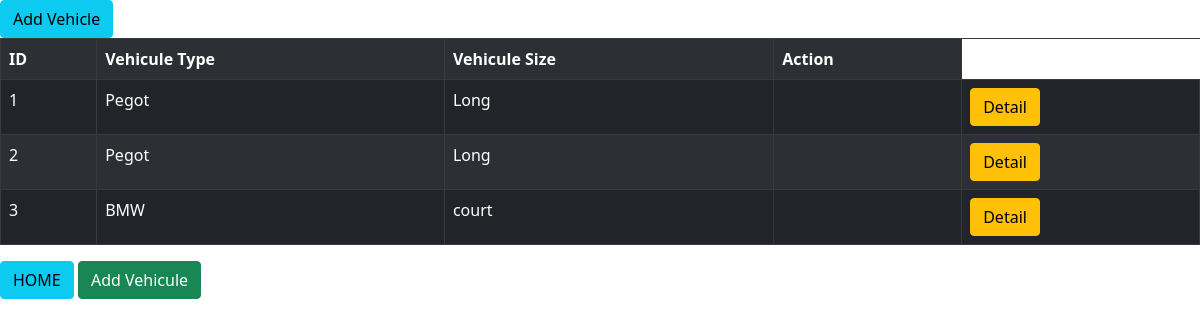
Page /rent/vehicule/ on the earlier database version.
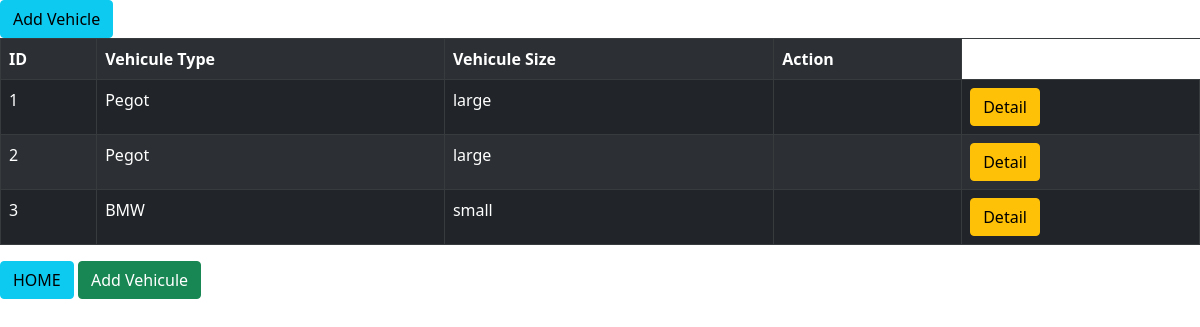
Same page on the later database version.
### rent/models.py (models this page shows, shortened)
class Vehicule(models.Model):
    vehicule_type = models.ForeignKey(VehiculeType, related_name="Type", on_delete=models.CASCADE)
    date_created = models.DateTimeField(auto_now_add=True)
    real_cost = models.FloatField()
    vehicule_size = models.ForeignKey(VehiculeSize, related_name="Size", on_delete=models.CASCADE)

class VehiculeSize(models.Model):
    name = models.CharField(max_length=50)
    def __str__(self):
        return self.name

class VehiculeType(models.Model):
    name = models.CharField(max_length=50)
    def __str__(self):
        return self.name

### rent/views.py (the view, shortened to what this page needs)
# urls.py: path('rent/vehicule/', views.vehiculelist, name="vehiculelist" ),
def vehiculelist(request, id=0):
    if id == 0:
        vehicule = Vehicule.objects.all()
        page = Paginator(vehicule, 4)
        pge = request.GET.get('page')
        cust = page.get_page(pge)
        var = 0
        return render(request, 'rent/vehiculelist.html', {'models': cust, 'len': var})

### rent/templates/rent/vehiculelist.html (shortened to what this page needs)
{% extends 'rent/home.html' %}
{% block content %}
<a href=" {% url 'addVehicule' %} "><button class=" btn btn-info">Add Vehicle</button></a>
<table class = "table table-striped table-dark table-bordered">
    <tr>
        <th>ID</th>
        <th>Vehicule Type</th>
        <th>Vehicule Size</th>
        {% if len != 1 %}
            <th>Action</th>
        {%endif%}
    </tr>
    {% for model in models %}
    <tr>
        <td> {{model.id}} </td>
        <td>{{model.vehicule_type}} </td>
        <td>{{model.vehicule_size}}</td>
        {% if len != 1 %}
            <td></td>
            <td> <a href=" {% url 'detailVehicule' model.id  %} "><button class = "btn btn-warning">Detail</button></a> </td>
        {%endif%}
     </tr>
    {% endfor %}
</table>
<a href="{% url 'home0' %}"><button class="btn btn-info">HOME</button></a>
{% if len != 1 %}
<a href="{% url 'addVehicule' %}"><button class = "btn btn-success"> Add Vehicule</button></a>
<br> <br>
{% endif %}
{% endblock content %}

Differences in the rows shown:
changed through a linked row, Vehicule id 1: vehicule_size "Long" → "large"
changed through a linked row, Vehicule id 2: vehicule_size "Long" → "large"
changed through a linked row, Vehicule "BMW": vehicule_size "court" → "small"
